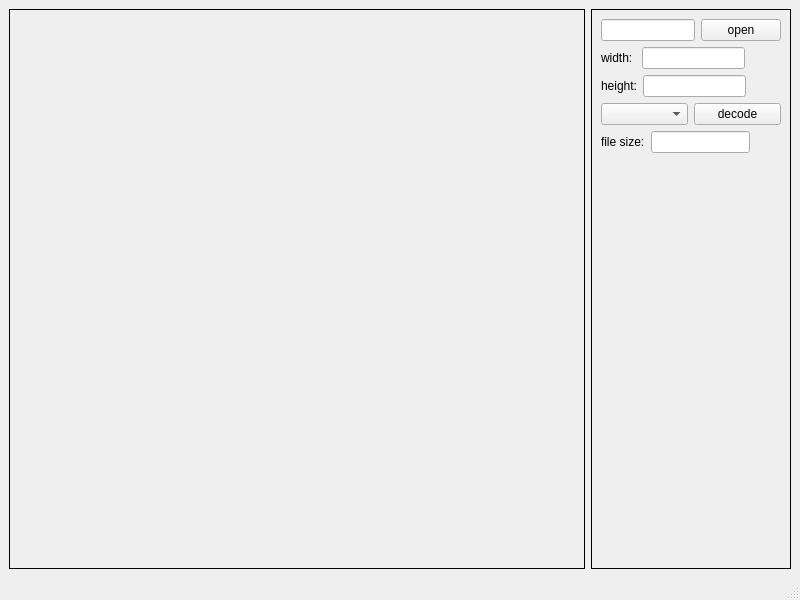
<?xml version="1.0" encoding="UTF-8"?>
<ui version="4.0">
 <class>MainWindow</class>
 <widget class="QMainWindow" name="MainWindow">
  <property name="geometry">
   <rect>
    <x>0</x>
    <y>0</y>
    <width>800</width>
    <height>600</height>
   </rect>
  </property>
  <property name="sizePolicy">
   <sizepolicy hsizetype="Fixed" vsizetype="Fixed">
    <horstretch>0</horstretch>
    <verstretch>0</verstretch>
   </sizepolicy>
  </property>
  <property name="minimumSize">
   <size>
    <width>800</width>
    <height>600</height>
   </size>
  </property>
  <property name="windowTitle">
   <string>MainWindow</string>
  </property>
  <widget class="QWidget" name="centralwidget">
   <layout class="QHBoxLayout" name="horizontalLayout">
    <item>
     <widget class="QFrame" name="viewFrame">
      <property name="frameShape">
       <enum>QFrame::Box</enum>
      </property>
      <layout class="QVBoxLayout" name="verticalLayout">
       <item>
        <widget class="QLabel" name="imageLabel">
         <property name="text">
          <string/>
         </property>
        </widget>
       </item>
      </layout>
     </widget>
    </item>
    <item>
     <widget class="QFrame" name="controlFrame">
      <property name="maximumSize">
       <size>
        <width>200</width>
        <height>16777215</height>
       </size>
      </property>
      <property name="frameShape">
       <enum>QFrame::Panel</enum>
      </property>
      <layout class="QVBoxLayout" name="verticalLayout_2">
       <item>
        <layout class="QHBoxLayout" name="horizontalLayout_2">
         <item>
          <widget class="QLineEdit" name="pathLineEdit"/>
         </item>
         <item>
          <widget class="QPushButton" name="openBtn">
           <property name="text">
            <string>open</string>
           </property>
          </widget>
         </item>
        </layout>
       </item>
       <item>
        <layout class="QHBoxLayout" name="horizontalLayout_5">
         <item>
          <widget class="QLabel" name="widthLabel">
           <property name="text">
            <string>width: </string>
           </property>
          </widget>
         </item>
         <item>
          <widget class="QLineEdit" name="widthLineEdit"/>
         </item>
         <item>
          <spacer name="horizontalSpacer_2">
           <property name="orientation">
            <enum>Qt::Horizontal</enum>
           </property>
           <property name="sizeHint" stdset="0">
            <size>
             <width>40</width>
             <height>20</height>
            </size>
           </property>
          </spacer>
         </item>
        </layout>
       </item>
       <item>
        <layout class="QHBoxLayout" name="horizontalLayout_4">
         <item>
          <widget class="QLabel" name="heightLabel">
           <property name="text">
            <string>height:</string>
           </property>
          </widget>
         </item>
         <item>
          <widget class="QLineEdit" name="heightLineEdit"/>
         </item>
         <item>
          <spacer name="horizontalSpacer">
           <property name="orientation">
            <enum>Qt::Horizontal</enum>
           </property>
           <property name="sizeHint" stdset="0">
            <size>
             <width>40</width>
             <height>20</height>
            </size>
           </property>
          </spacer>
         </item>
        </layout>
       </item>
       <item>
        <layout class="QHBoxLayout" name="horizontalLayout_3">
         <item>
          <widget class="QComboBox" name="pixelFormatComboBox"/>
         </item>
         <item>
          <widget class="QPushButton" name="decodeBtn">
           <property name="text">
            <string>decode</string>
           </property>
          </widget>
         </item>
        </layout>
       </item>
       <item>
        <layout class="QHBoxLayout" name="horizontalLayout_6">
         <item>
          <widget class="QLabel" name="fileSizeLabel">
           <property name="text">
            <string>file size:</string>
           </property>
          </widget>
         </item>
         <item>
          <widget class="QLineEdit" name="fileSizeLineEdit"/>
         </item>
         <item>
          <spacer name="horizontalSpacer_3">
           <property name="orientation">
            <enum>Qt::Horizontal</enum>
           </property>
           <property name="sizeHint" stdset="0">
            <size>
             <width>40</width>
             <height>20</height>
            </size>
           </property>
          </spacer>
         </item>
        </layout>
       </item>
       <item>
        <spacer name="verticalSpacer">
         <property name="orientation">
          <enum>Qt::Vertical</enum>
         </property>
         <property name="sizeHint" stdset="0">
          <size>
           <width>20</width>
           <height>397</height>
          </size>
         </property>
        </spacer>
       </item>
      </layout>
     </widget>
    </item>
   </layout>
  </widget>
  <widget class="QMenuBar" name="menubar">
   <property name="geometry">
    <rect>
     <x>0</x>
     <y>0</y>
     <width>800</width>
     <height>20</height>
    </rect>
   </property>
  </widget>
  <widget class="QStatusBar" name="statusbar"/>
 </widget>
 <resources/>
 <connections/>
</ui>
